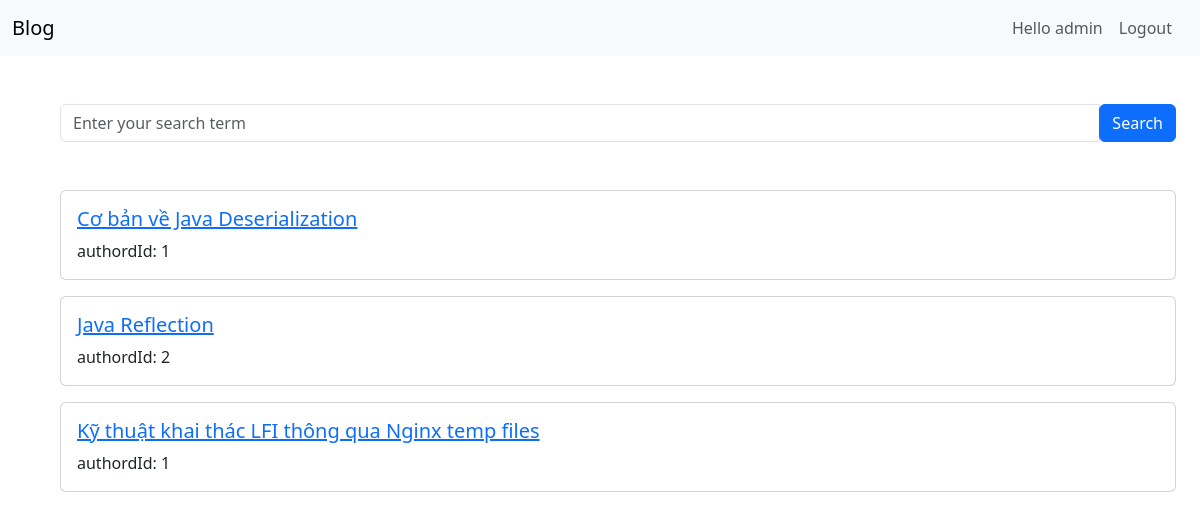
/index.php (signed in), run on the app's committed database.
### tables this page shows
CREATE TABLE `posts` (
  `id` int NOT NULL AUTO_INCREMENT,
  `title` varchar(50) NOT NULL,
  `content` text NOT NULL,
  `authorid` int NOT NULL,
  PRIMARY KEY (`id`),
  KEY `ForeignKey` (`authorid`),
  CONSTRAINT `ForeignKey` FOREIGN KEY (`authorid`) REFERENCES `users` (`id`)
);

### index.php (the view, shortened to what this page needs)
<?php
include_once "dbconnect.php";
?>
<!DOCTYPE html>
 <html lang="en">
 <head>
     <link href="https://cdn.jsdelivr.net/npm/bootstrap@5.3.2/dist/css/bootstrap.min.css" rel="stylesheet">
 </head>
 <body>
    <?php
        include 'nav.php';
    ?>
     <div class="container ms-5 me-1">
         <form action="" method="get" class="mt-5 mb-5">
             <div class="input-group">
                 <input type="text" class="form-control" id="search" name="search" placeholder="Enter your search term"  >
                 <div class="input-group-append">
                     <button class="btn btn-primary" type="submit">Search</button>
                 </div>
             </div>
         </form>
     <div class="row">
         <?php
            $search = isset($_GET['search']) ? $_GET['search'] : "";
            $search = "%" . $search . "%";
            $sql = "SELECT * FROM posts WHERE title LIKE ?";
            $stmt = $conn->prepare($sql);
            $stmt->bind_param("s", $search);
            $stmt->execute();
            $result = $stmt->get_result();
            while ($rows = $result->fetch_assoc()) { ?>
             <div class="mb-3">
                 <div class="card">
                     <div class="card-body">
                         <h5 class="card-title"><a href="/view.php?id=<?=$rows['id']?>" ><?php echo $rows['title']; ?></a></h5>
                         <p class="card-text">authordId: <?php echo $rows['authorid']; ?></p>
                     </div>
                 </div>
             </div>
         <?php
            }
            ?>
     </div>
	</div>
 </body>
 </html>

### nav.php (shortened to what this page needs)
<nav class="navbar navbar-expand-lg bg-body-tertiary">
    <div class="container-fluid">
        <a class="navbar-brand" href="/">Blog</a>
        <div class="collapse navbar-collapse" id="navbarNavAltMarkup">
            <div class="navbar-nav ms-auto me-2">
                <a class="nav-link" href="/profile.php">Hello <?=$_SESSION['username']?></a>
                <a class="nav-link" href="/logout.php">Logout</a>
            </div>
        </div>
    </div>
</nav>

### data on the page
posts: title "Cơ bản về Java Deserialization", authorid "1"
posts: title "Java Reflection", authorid "2"
posts: title "Kỹ thuật khai thác LFI thông qua Nginx temp files", authorid "1"

### other printed values
$_SESSION['username'] "admin"
